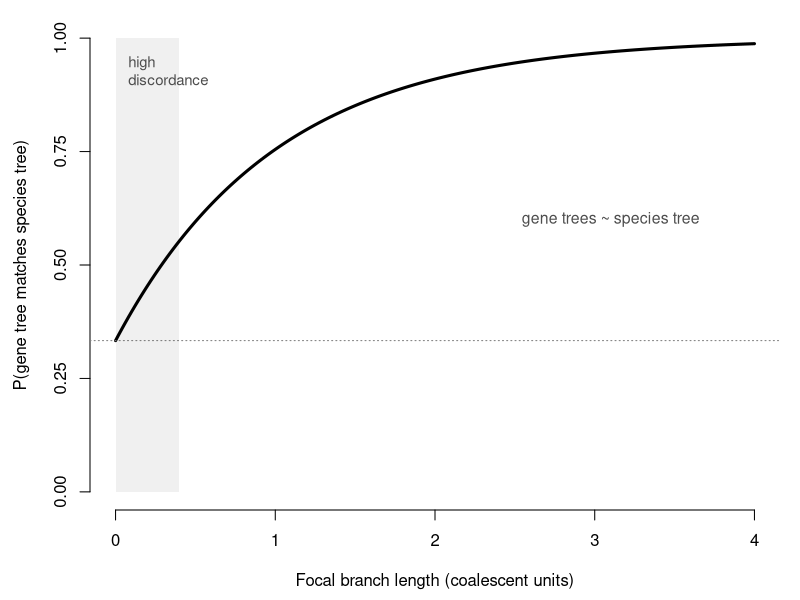

R code for this plot:
## ---- chunk 1
par(mar=c(4.5,4.5,1,1))
t <- seq(0, 4, length.out=200)
pconc <- 1 - (2/3)*exp(-t)
plot(t, pconc, type="l", lwd=3, ylim=c(0,1),
     xlab="Focal branch length (coalescent units)",
     ylab="P(gene tree matches species tree)", axes=FALSE)
axis(1); axis(2, at=seq(0,1,0.25))
abline(h=1/3, lty=3, col="grey50")
polygon(c(0,0.4,0.4,0), c(0,0,1,1), col=rgb(0,0,0,0.06), border=NA)
text(0.08, 0.96, "high\ndiscordance", cex=0.9, col="grey30", adj=c(0,1))
text(3.1, 0.60, "gene trees ~ species tree", cex=0.95, col="grey30")
